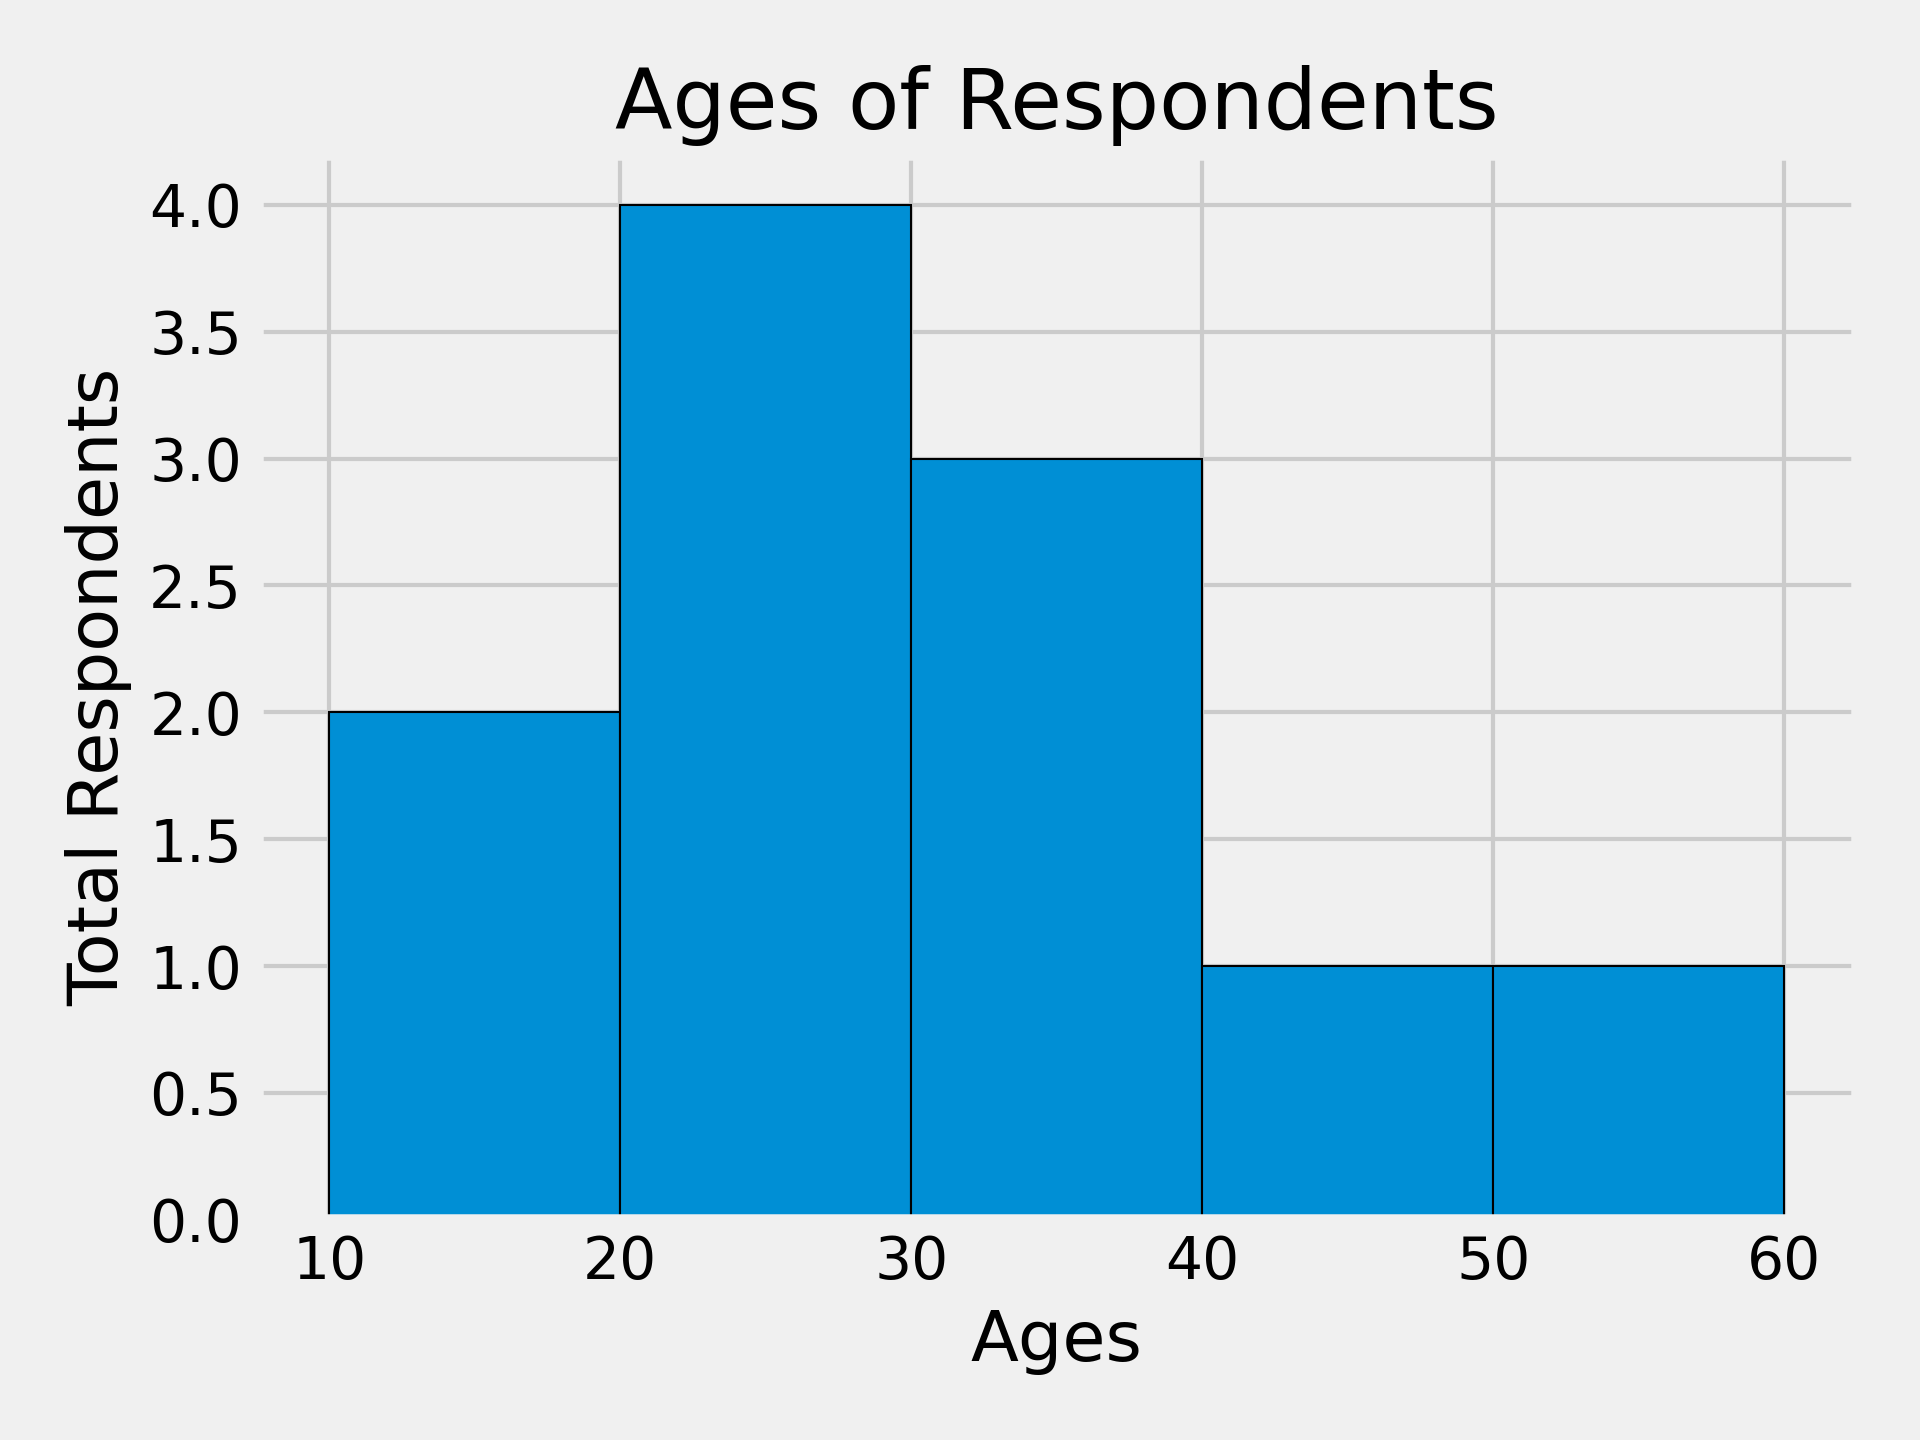

The script that saved this image:
# Importing necesssary libraries
import matplotlib.pyplot as plt

# Defining values
ages = [ 18, 19, 21, 25, 26, 26, 30, 32, 38, 45, 55 ]
bins = [ 10, 20, 30, 40, 50, 60 ]

# Adding Theme to graph
plt.style.use('fivethirtyeight')

# PLotting graph
plt.hist(ages, bins=bins, edgecolor='black')

# Adding labels to graph
plt.xlabel('Ages')
plt.ylabel('Total Respondents')
plt.title('Ages of Respondents')

# Adjust some padding to graph
plt.tight_layout()

# Saving graph as png
plt.savefig('hist_plot_1.png', dpi=300)

# Showing graph as output
plt.show()
